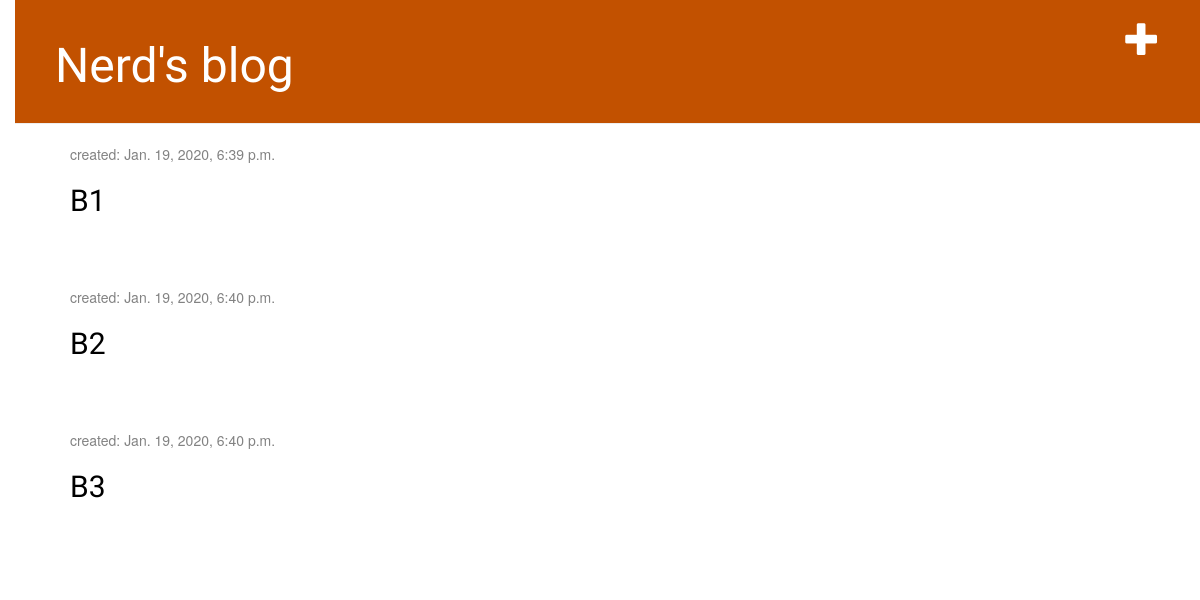
The app's page /, older data.
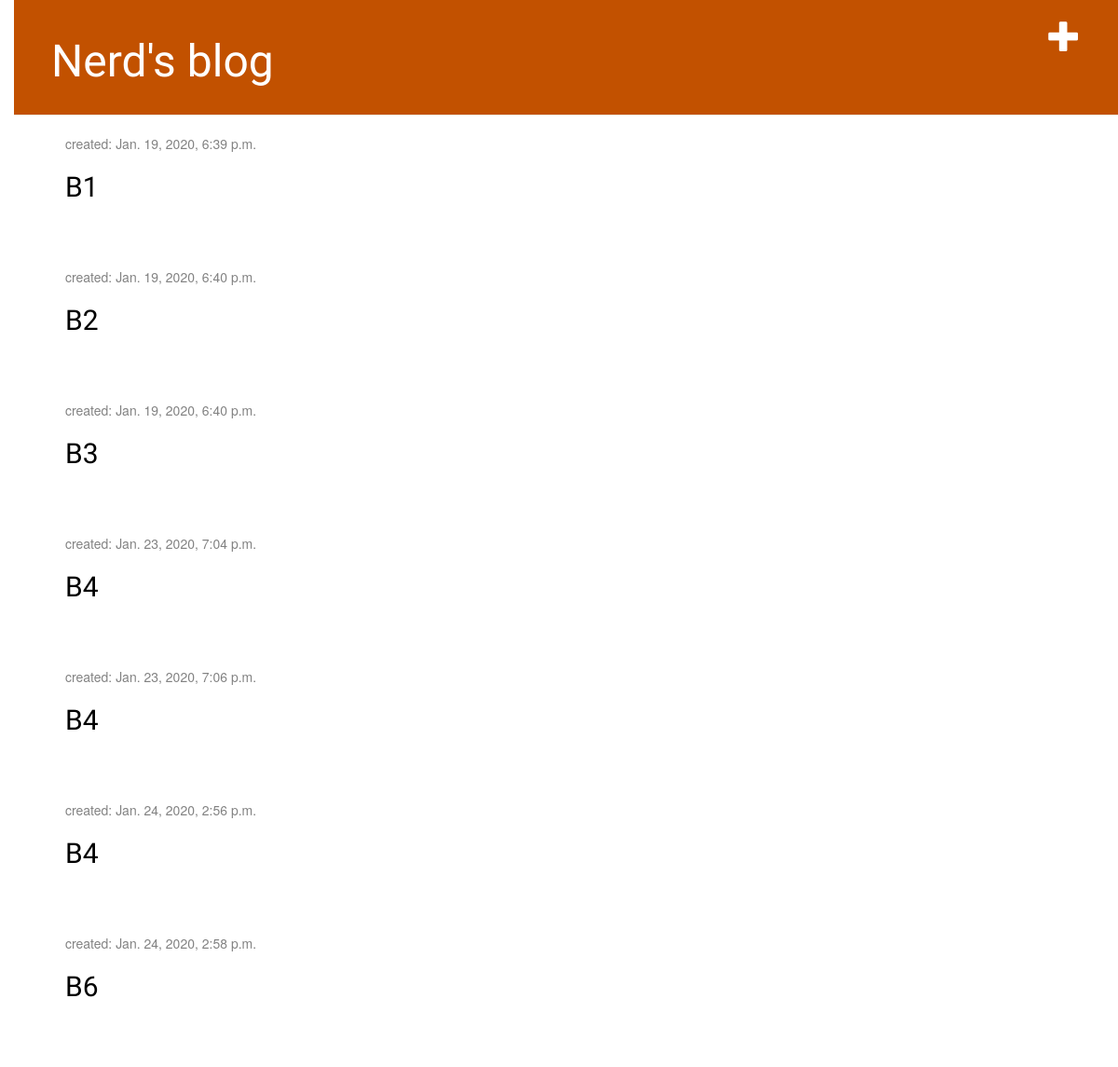
The same page, newer data.
### blog/models.py (models this page shows, shortened)
class Post(models.Model):
    author = models.ForeignKey(settings.AUTH_USER_MODEL, on_delete=models.CASCADE)
    title = models.CharField(max_length=200)
    text = models.TextField()
    created_date = models.DateTimeField(default=timezone.now)
    published_date = models.DateTimeField(blank=True, null=True)
    likes = models.IntegerField(default=0)
    dislikes = models.IntegerField(default=0)

### blog/views.py (the view)
# urls.py: path('', views.post_list, name='post_list'),
def post_list(request) :
    posts = Post.objects.filter(published_date__lte=timezone.now()).order_by('created_date')
    return render(request, 'blog/post_list.html', {'posts' : posts})

### blog/templates/blog/post_list.html
{% extends 'blog/base.html' %}
{% block content %}
{% for post in posts %}
                <div class="post">
                    <div class="date">
                        <p>created: {{ post.created_date }}</p>
                    </div>
                    <h2><a href="{% url 'post_detail' pk=post.pk %}">{{ post.title }}</a></h2>
                </div>
{% endfor %}
{% endblock %}

### blog/templates/blog/base.html (shortened to what this page needs)
{% load static %}
<html>
    <head>
        <link rel="stylesheet" href="//maxcdn.bootstrapcdn.com/bootstrap/3.2.0/css/bootstrap.min.css">
        <link rel="stylesheet" href="//maxcdn.bootstrapcdn.com/bootstrap/3.2.0/css/bootstrap-theme.min.css">
        <link rel="stylesheet" href="{% static 'css/blog.css' %}">
    </head>
    <body>
        <div class="page-header">
                 <a href="{% url 'post_new' %}" class="top-menu"><span class="glyphicon glyphicon-plus"></span></a>
        <h1><a href="/">Nerd's blog</a></h1>
        </div>
        <div class="content container">
        <div class="row">
            <div class="col-md-8">
            {% block content %}
            {% endblock %}
            </div>
        </div>
        </div>
    </body>
</html>

### static/css/blog.css (style rules this page uses)
h1 a, h2 a { color: #C25100; font-family: 'Lobster'; }
body { padding-left: 15px; }
.page-header { background-color: #C25100; margin-top: 0; padding: 20px 20px 20px 40px; }
.page-header h1, .page-header h1 a, .page-header h1 a:visited, .page-header h1 a:active { color: #ffffff; font-size: 36pt; text-decoration: none; }
.content { margin-left: 40px; }
h1, h2, h3, h4 { font-family: 'Lobster', cursive; }
.date { color: #828282; }
.top-menu, .top-menu:hover, .top-menu:visited { color: #ffffff; float: right; font-size: 26pt; margin-right: 20px; }
.post { margin-bottom: 70px; }
.post h2 a, .post h2 a:visited { color: #000000; }

Row changes from the older to the newer data that the page shows:
added Post: created_date "Jan. 23, 2020, 7:04 p.m.", title "B4"
added Post: created_date "Jan. 23, 2020, 7:06 p.m.", title "B4"
added Post: created_date "Jan. 24, 2020, 2:56 p.m.", title "B4"
added Post: created_date "Jan. 24, 2020, 2:58 p.m.", title "B6"
